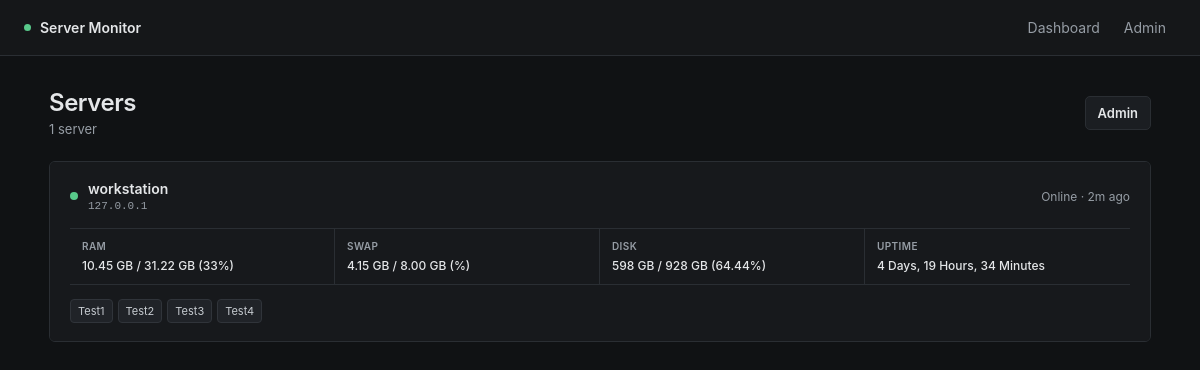
The page / on the database its author committed.
### tables this page shows
CREATE TABLE servers (
            id INTEGER PRIMARY KEY AUTOINCREMENT,
            ip TEXT UNIQUE NOT NULL,
            hostname TEXT NOT NULL,
            uptime TEXT NOT NULL,
            disk TEXT NOT NULL,
            ram TEXT NOT NULL,
            last_seen TEXT NOT NULL
        , swap TEXT NOT NULL DEFAULT 'Unknown');

CREATE TABLE services (
            id INTEGER PRIMARY KEY AUTOINCREMENT,
            name TEXT UNIQUE NOT NULL,
            description TEXT DEFAULT ''
        );

### app.py (the view)
@app.route("/")
def dashboard():
    conn = get_db()
    servers = conn.execute("""
        SELECT *
        FROM servers
        ORDER BY hostname
    """).fetchall()
    server_data = []
    for server in servers:
        services = get_server_services(conn, server["id"])
        server_data.append({
        "server": server,
        "services": services,
        "online": is_online(server["last_seen"]),
        "last_seen": time_ago(server["last_seen"])
        })
    conn.close()
    online_count = sum(1 for s in server_data if s["online"])
    return render_template(
        "dashboard.html",
        servers=server_data,
        total=len(server_data),
        online=online_count,
        offline=len(server_data) - online_count
    )

### app.py (called while the page is built)
def get_db():
    conn = sqlite3.connect(DATABASE)
    conn.row_factory = sqlite3.Row
    return conn

def now():
    return datetime.now(timezone.utc)

def is_online(last_seen):
    last = datetime.fromisoformat(last_seen)
    return (now() - last).total_seconds() < 15 * 60

def get_server_services(conn, server_id):
    return conn.execute("""
        SELECT services.*
        FROM services
        JOIN server_services
            ON services.id = server_services.service_id
        WHERE server_services.server_id = ?
        ORDER BY services.name
    """, (server_id,)).fetchall()

def time_ago(timestamp):
    last = datetime.fromisoformat(timestamp)
    if last.tzinfo is None:
        last = last.replace(tzinfo=timezone.utc)
    seconds = int((now() - last).total_seconds())
    if seconds < 60:
        return f"{seconds}s ago"
    minutes = seconds // 60
    if minutes < 60:
        return f"{minutes}m ago"
    hours = minutes // 60
    if hours < 24:
        return f"{hours}h {minutes % 60}m ago"
    days = hours // 24
    return f"{days}d {hours % 24}h ago"

### templates/dashboard.html (shortened to what this page needs)
{% extends "base.html" %}
{% block content %}
<div class="page-header">
    <div>
        <h1>Servers</h1>
        <p class="subtitle">
            {{ total }} server{% if total != 1 %}s{% endif %}
        </p>
    </div>
    <a class="button secondary" href="{{ url_for('admin') }}">
        Admin
    </a>
</div>
<div class="server-list">
{% for item in servers %}
<a
    class="server-row"
    href="{{ url_for('server', server_id=item.server.id) }}"
>
    <div class="server-main">
        <div class="server-name">
            {% if item.online %}
                <span class="status-dot online"></span>
            {% else %}
                <span class="status-dot offline"></span>
            {% endif %}
            <div>
                <strong>{{ item.server.hostname }}</strong>
                <span class="ip">
                    {{ item.server.ip }}
                </span>
            </div>
        </div>
        <span class="last-seen">
            {% if item.online %}
                Online · {{ item.last_seen }}
            {% else %}
                Offline · {{ item.last_seen }}
            {% endif %}
        </span>
    </div>
    <div class="server-metrics">
        <div>
            <span>RAM</span>
            <strong>{{ item.server.ram }}</strong>
        </div>
        <div>
            <span>SWAP</span>
            <strong>{{ item.server.swap }}</strong>
        </div>
        <div>
            <span>DISK</span>
            <strong>{{ item.server.disk }}</strong>
        </div>
        <div>
            <span>UPTIME</span>
            <strong>{{ item.server.uptime }}</strong>
        </div>
    </div>
    <div class="server-services">
        {% for service in item.services %}
            <span class="tag">
                {{ service.name }}
            </span>
        {% endfor %}
    </div>
</a>
{% endfor %}
</div>
{% endblock %}

### static/style.css (style rules this page uses)
:root { --background: #101214; --surface: #17191c; --surface-hover: #1b1e21; --border: #2a2e33; --text: #e4e6e8; --muted: #969da5; --green: #58c98a; --red: #e36b73; --blue: #79a7d9; }
* { box-sizing: border-box; }
html { background: var(--background); }
body { margin: 0; background: var(--background); color: var(--text); font-family: -apple-system, BlinkMacSystemFont, "Segoe UI", Roboto, Helvetica, Arial, sans-serif; font-size: 14px; }
a { color: inherit; text-decoration: none; }
.page-header { display: flex; justify-content: space-between; align-items: center; margin-bottom: 24px; }
h1 { margin: 0 0 4px; font-size: 24px; font-weight: 600; letter-spacing: -.02em; }
.subtitle { margin: 0; color: var(--muted); font-size: 13px; }
.button { display: inline-block; padding: 8px 12px; border-radius: 5px; border: 1px solid transparent; background: var(--green); color: #07100a; font-weight: 600; font-size: 13px; }
.button.secondary { background: #1b1e22; border-color: var(--border); color: var(--text); }
.server-list { display: flex; flex-direction: column; border: 1px solid var(--border); border-radius: 6px; overflow: hidden; }
.server-row { display: block; padding: 18px 20px; background: var(--surface); border-bottom: 1px solid var(--border); }
.server-row:last-child { border-bottom: 0; }
.server-main { display: flex; align-items: center; justify-content: space-between; margin-bottom: 16px; }
.server-name { display: flex; align-items: center; gap: 10px; }
.server-name strong { display: block; font-size: 14px; font-weight: 600; margin-bottom: 3px; }
.status-dot { width: 8px; height: 8px; border-radius: 50%; }
.status-dot.online { background: var(--green); }
.ip { display: block; color: var(--muted); font-family: ui-monospace, SFMono-Regular, Menlo, Monaco, Consolas, monospace; font-size: 11px; }
.last-seen { color: var(--muted); font-size: 12px; }
.server-metrics { display: grid; grid-template-columns: repeat(4, 1fr); border-top: 1px solid var(--border); border-bottom: 1px solid var(--border); margin-bottom: 14px; }
.server-metrics > div { padding: 11px 12px; border-right: 1px solid var(--border); }
.server-metrics > div:last-child { border-right: 0; }
.server-metrics span { display: block; margin-bottom: 4px; color: var(--muted); font-size: 10px; font-weight: 600; letter-spacing: .04em; }
.server-metrics strong { font-size: 12px; font-weight: 500; }
.server-services { display: flex; flex-wrap: wrap; gap: 5px; }
.tag { padding: 4px 7px; background: #202328; border: 1px solid #30343a; border-radius: 4px; color: #c6cbd0; font-size: 11px; }

### rows shown on the page
servers: server.hostname "workstation", server.ip "127.0.0.1", server.ram "10.45 GB / 31.22 GB (33%)", server.swap "4.15 GB / 8.00 GB (%)", server.disk "598 GB / 928 GB (64.44%)", server.uptime "4 Days, 19 Hours, 34 Minutes"
services: name "Test1"
services: name "Test2"
services: name "Test3"
services: name "Test4"

### other values the page prints
{{ total }} "1"
{{ item.last_seen }} "2m ago"
